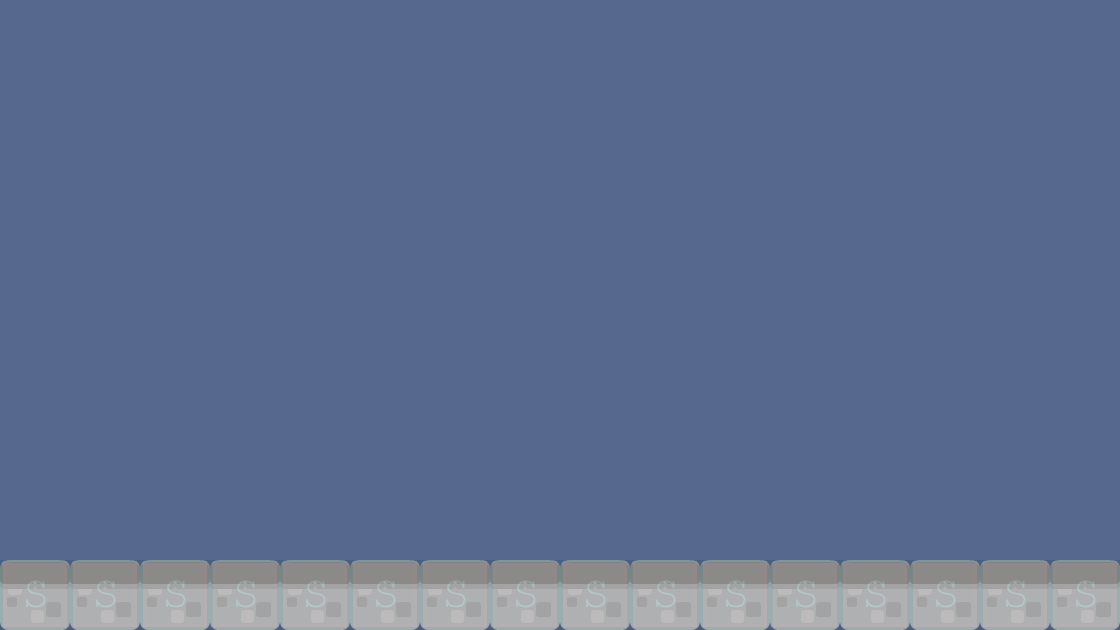

A 2D game scene composited from a Tiled map and its tileset images. What follows is a short description and the map's XML, with each tile layer's data collapsed to a summary:
An orthogonal 16x9 tile map with 70x70 px tiles, 2 tile layers (background, collision), 2 tilesets.

<map version="1.0" orientation="orthogonal" renderorder="right-down" width="16" height="9" tilewidth="70" tileheight="70" backgroundcolor="#56688d">
 <tileset firstgid="1" name="background-tiles" tilewidth="70" tileheight="70">
  <image source="../img/background-tiles.png" width="910" height="910" />
 </tileset>
 <tileset firstgid="170" name="meta-tiles" tilewidth="70" tileheight="70">
  <image source="../img/meta-tiles.png" width="350" height="70" />
 </tileset>
 <layer name="background" width="16" height="9">
  <data>[144 cells, 16 non-empty, 1 distinct tile ids]</data>
 </layer>
 <layer name="collision" width="16" height="9" opacity="0.1">
  <data>[144 cells, 16 non-empty, 1 distinct tile ids]</data>
 </layer>
</map>
